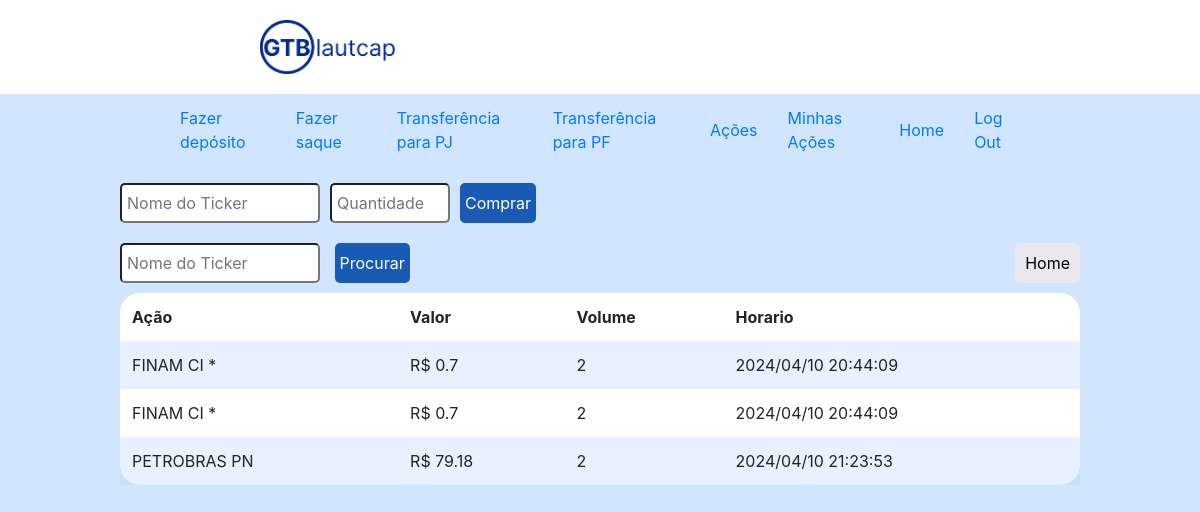
Screenshot of /historicoacoes (signed in) with the database file from the repository.
### gtb/models.py (models this page shows, shortened)
class HistoricoCompraEVendaAcoes(models.Model):
    horario    = models.DateTimeField(auto_now_add=True)
    valor      = models.FloatField(default=0, null=False, blank=False)
    nome_acao  = models.CharField(max_length=64, null=False, blank=False)
    quantidade = models.IntegerField(default=0, null=False, blank=False)
    user_id    = models.PositiveIntegerField(null=True)

### gtb/viewsPF.py (the view)
# urls.py: path("historicoacoes", viewsPF.historicoacoes, name="historicoacoes"),
@login_required
def historicoacoes(request):
    sql_query_pf = """
        SELECT * FROM gtb_historicocompraevendaacoes WHERE user_id = %s
    """
    with connection.cursor() as cursor:
        cursor.execute(sql_query_pf, [request.user.id])
        result_set = cursor.fetchall()
    acoesPesquisa = []
    for row in result_set:
        linha = [row[0], row[1].strftime('%Y/%m/%d %H:%M:%S'), row[2], row[3], row[4], row[5]]
        acoesPesquisa.append(linha)
    acoes = []
    for pesquisa in acoesPesquisa:
        acao_temp = {
            "nome": pesquisa[2],
            "valor": pesquisa[4],
            "volume": pesquisa[3],
            "horario": pesquisa[1]
        }
        acoes.append(acao_temp)
    cliente = models.PessoaFisica.objects.get(user=request.user)
    print(acoes)
    return render(request, "gtb/historicoacoes.html", {
        "user": request.user,
        "cliente": cliente,
        "acoes": acoes
    })

### gtb/templates/gtb/historicoacoes.html (shortened to what this page needs)
{% extends "gtb/layout.html" %}
{% load filter %}
{% load static %}
{% block head %}
    <link href="{% static 'gtb/acoes.css' %}" rel="stylesheet">
{% endblock %}
{% block body %}
    <form action="{% url 'acoes' %}" method="post">
        <div class="formDiv">
            <div class="divComprarAcoes">
                <input class="textoProcurarAcao" type="text" name="comprarAcao" placeholder="Nome do Ticker">
                <input class="textoQuantidadeAcao" type="number" name="quantidadeAcao" placeholder="Quantidade">
                <button class="botaoProcurarAcao" type="submit" name="botaoComprarAcao">Comprar</button>
            </div>
            <div class="botoesAcoes">
                <div class="procurarDiv">
                    <input class="textoProcurarAcao" type="text" name="procurarAcao" placeholder="Nome do Ticker">
                    <button class="botaoProcurarAcao" type="submit" name="botaoProcurarAcao">Procurar</button>
                </div>
                <div>
                    <a href="{% url 'home' %}">
                        <input class="botaoHome" type="submit" value="Home" name="botaoHome">
                    </a>
                </div>
            </div>
        <div class="tableDiv">
            <table>
                <thead>
                    <tr>
                        <th>Ação</th>
                        <th>Valor</th>
                        <th>Volume</th>
                        <th>Horario</th>
                    </tr>
                </thead>
                <tbody>
                    {% for acao in acoes %}
                        <tr>
                            <td>{{ acao.nome }}</td>
                            <td>R$ {{ acao.valor }}</td>
                            <td>{{ acao.volume }}</td>
                            <td>{{ acao.horario }}</td>
                        </tr>
                    {% endfor %}
                </tbody>
            </table>
        </div>
        </div>
    </form>
{% endblock %}

### gtb/static/gtb/layout.css (style rules this page uses)
body { padding: 0px; margin: 0; background-color: #d2e5ff; width: 100%; }

### gtb/static/gtb/acoes.css (style rules this page uses)
.textoProcurarAcao { width: 200px; height: 40px; margin-right: 10px; border-radius: 5px; padding-left: 5px; font-size: 16px; }
.divComprarAcoes { padding-top: 2%; display: flex; flex-direction: row; align-items: center; justify-content: flex-start; width: 80vw; }
.botaoProcurarAcao { background-color: #195ab4; color: white; border-radius: 5px; border: none; padding-left: 5px; padding-right: 5px; height: 40px; font-size: 16px; }
.textoQuantidadeAcao { width: 120px; height: 40px; margin-right: 10px; border-radius: 5px; padding-left: 5px; font-size: 16px; }
.botaoHome { background-color: #e9e9ed; color: black; border-radius: 5px; border: none; padding-left: 10px; padding-right: 10px; height: 40px; font-size: 16px; }
.formDiv { width: 80vw; display: flex; flex-direction: column; align-items: center; justify-content: space-between; }
.botoesAcoes { padding-top: 2%; display: flex; flex-direction: row; align-items: center; justify-content: space-between; width: 80vw; }
.procurarDiv { width: 100%; }
.tableDiv { padding-top: 10px; width: 100%; }
table { background-color: white; margin-bottom: 1rem; width: 100%; border-radius: 20px; }
table th, table td { padding: 0.75rem; vertical-align: middle; }
tbody tr:nth-of-type(odd) { background-color: rgb(179, 208, 255, 0.3) }

### rows the page displays
HistoricoCompraEVendaAcoes: nome "PETROBRAS PN", valor "79.18", volume "2", horario "2024/04/10 21:23:53"

### other values shown
{{ acao.nome }} "FINAM CI *" "FINAM CI *"
{{ acao.valor }} "0.7" "0.7"
{{ acao.volume }} "2" "2"
{{ acao.horario }} "2024/04/10 20:44:09" "2024/04/10 20:44:09"
